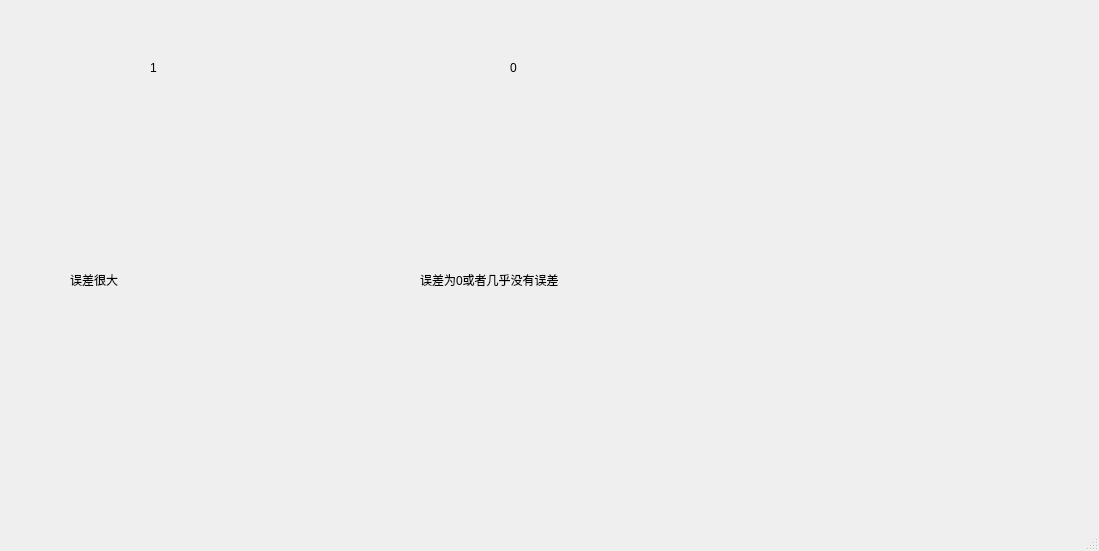
<?xml version="1.0" encoding="UTF-8"?>
<ui version="4.0">
 <class>MainWindow4</class>
 <widget class="QMainWindow" name="MainWindow4">
  <property name="geometry">
   <rect>
    <x>0</x>
    <y>0</y>
    <width>1099</width>
    <height>551</height>
   </rect>
  </property>
  <property name="windowTitle">
   <string>MainWindow</string>
  </property>
  <widget class="QWidget" name="centralwidget">
   <widget class="QWidget" name="widget" native="true">
    <property name="geometry">
     <rect>
      <x>10</x>
      <y>30</y>
      <width>711</width>
      <height>411</height>
     </rect>
    </property>
    <widget class="QLabel" name="label">
     <property name="geometry">
      <rect>
       <x>150</x>
       <y>60</y>
       <width>371</width>
       <height>111</height>
      </rect>
     </property>
     <property name="styleSheet">
      <string notr="true">background-image: url(:/color/color.png);</string>
     </property>
     <property name="text">
      <string/>
     </property>
    </widget>
    <widget class="QLabel" name="label_2">
     <property name="geometry">
      <rect>
       <x>140</x>
       <y>30</y>
       <width>72</width>
       <height>15</height>
      </rect>
     </property>
     <property name="styleSheet">
      <string notr="true">font: 6pt &quot;华文行楷&quot;;
font: 7pt &quot;华文行楷&quot;;
font: 8pt &quot;华文行楷&quot;;
font: 9pt &quot;华文行楷&quot;;
font: 13pt &quot;华文行楷&quot;;</string>
     </property>
     <property name="text">
      <string>1</string>
     </property>
    </widget>
    <widget class="QLabel" name="label_3">
     <property name="geometry">
      <rect>
       <x>500</x>
       <y>30</y>
       <width>72</width>
       <height>15</height>
      </rect>
     </property>
     <property name="styleSheet">
      <string notr="true">font: 6pt &quot;华文行楷&quot;;
font: 7pt &quot;华文行楷&quot;;
font: 8pt &quot;华文行楷&quot;;
font: 9pt &quot;华文行楷&quot;;
font: 13pt &quot;华文行楷&quot;;</string>
     </property>
     <property name="text">
      <string>0</string>
     </property>
    </widget>
    <widget class="QLabel" name="label_4">
     <property name="geometry">
      <rect>
       <x>410</x>
       <y>220</y>
       <width>260</width>
       <height>60</height>
      </rect>
     </property>
     <property name="styleSheet">
      <string notr="true">font: 6pt &quot;华文行楷&quot;;
font: 7pt &quot;华文行楷&quot;;
font: 8pt &quot;华文行楷&quot;;
font: 9pt &quot;华文行楷&quot;;
font: 13pt &quot;华文行楷&quot;;</string>
     </property>
     <property name="text">
      <string>误差为0或者几乎没有误差</string>
     </property>
    </widget>
    <widget class="QLabel" name="label_5">
     <property name="geometry">
      <rect>
       <x>60</x>
       <y>220</y>
       <width>260</width>
       <height>60</height>
      </rect>
     </property>
     <property name="styleSheet">
      <string notr="true">font: 6pt &quot;华文行楷&quot;;
font: 7pt &quot;华文行楷&quot;;
font: 8pt &quot;华文行楷&quot;;
font: 9pt &quot;华文行楷&quot;;
font: 13pt &quot;华文行楷&quot;;</string>
     </property>
     <property name="text">
      <string>误差很大</string>
     </property>
    </widget>
   </widget>
   <widget class="QWidget" name="widget_2" native="true">
    <property name="geometry">
     <rect>
      <x>750</x>
      <y>50</y>
      <width>281</width>
      <height>151</height>
     </rect>
    </property>
   </widget>
  </widget>
  <widget class="QMenuBar" name="menubar">
   <property name="geometry">
    <rect>
     <x>0</x>
     <y>0</y>
     <width>1099</width>
     <height>26</height>
    </rect>
   </property>
  </widget>
  <widget class="QStatusBar" name="statusbar"/>
 </widget>
 <resources/>
 <connections/>
</ui>
